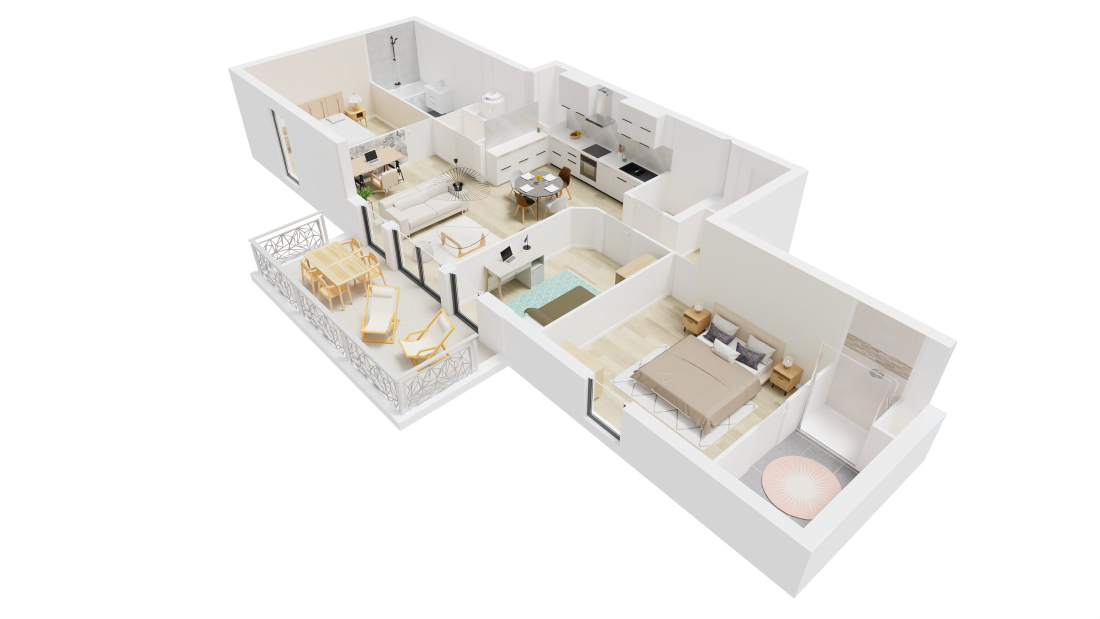
#> input picture img/lot01_00.jpg, 2200 x 1238 px (shown at 1/2 size); its folder holds 2 pictures in this run
$ python sheet.py ../img ../img/lot01_01.jpg
#> lines starting #> are read from the running program, lines starting #| are printed output that depends on the picture
import os, sys
from PIL import Image, ImageDraw
Image.MAX_IMAGE_PIXELS = None
d = sys.argv[1]; out = sys.argv[2]
fs = [f for f in sorted(os.listdir(d)) if os.path.isfile(os.path.join(d, f))]
W = Image.new('RGB', (4 * 300, ((len(fs) + 3) // 4) * 200), 'white'); dr = ImageDraw.Draw(W)
#> after `W = Image.new('RGB', (4 * 300, (len(fs) + 3) // 4 * 200), 'white')`: W: PIL image 1200x200 RGB; every value is 255
for i, f in enumerate(fs):
    try:
        im = Image.open(os.path.join(d, f)); sz = im.size; im = im.convert('RGB'); im.thumbnail((296, 170))
#> further down, im is the input picture: PIL image 2200x1238 RGB; mean R, G, B 239, 237.5, 235.1
#> after `sz = im.size`: sz = (2200, 1238)
#> after `im.thumbnail((296, 170))`:
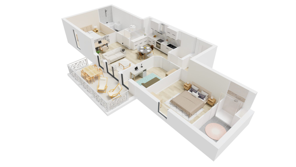
#> im: PIL image 296x167 RGB; mean R, G, B 239, 237.5, 235
        W.paste(im, ((i % 4) * 300, (i // 4) * 200))
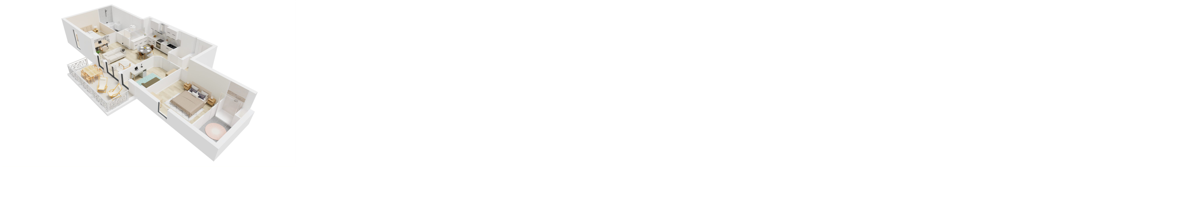
#> W: PIL image 1200x200 RGB; mean R, G, B 251.7, 251.4, 250.9
        dr.text(((i % 4) * 300 + 2, (i // 4) * 200 + 172), f'{f[:38]}\n{sz}', fill='black')
    except Exception as e:
        print(f, e)
#> pass 2 of the loop `for i, f in enumerate(fs):`:
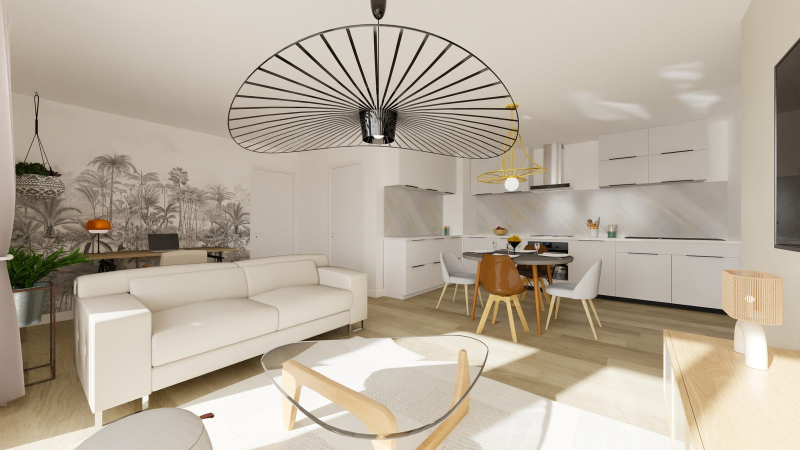
#> input picture img/lot01_01.jpg, 1600 x 900 px (shown at 1/2 size)
#> im is the input picture: PIL image 1600x900 RGB; mean R, G, B 183.9, 172.8, 156.9
#> `im.thumbnail((296, 170))`:
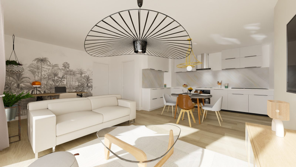
#> im: PIL image 296x167 RGB; mean R, G, B 184, 172.9, 157
#> `W.paste(im, ((i % 4) * 300, (i // 4) * 200))`:
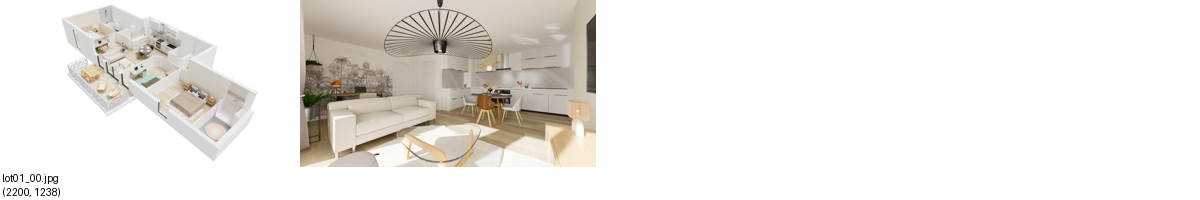
#> W: PIL image 1200x200 RGB; mean R, G, B 236.8, 234.2, 230.4
W.save(out)
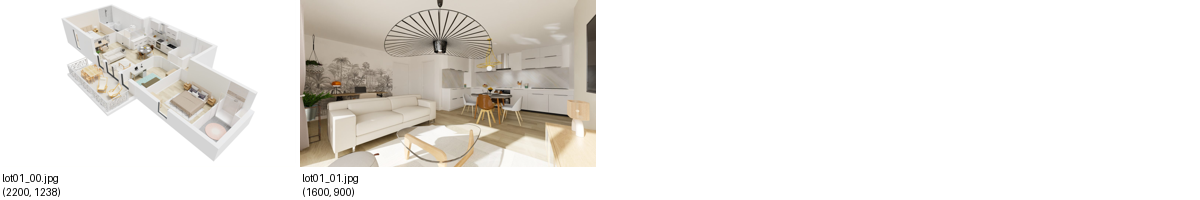
#> saved as lot01_01.jpg: PIL image 1200x200 RGB; mean R, G, B 236.5, 233.9, 230.2
